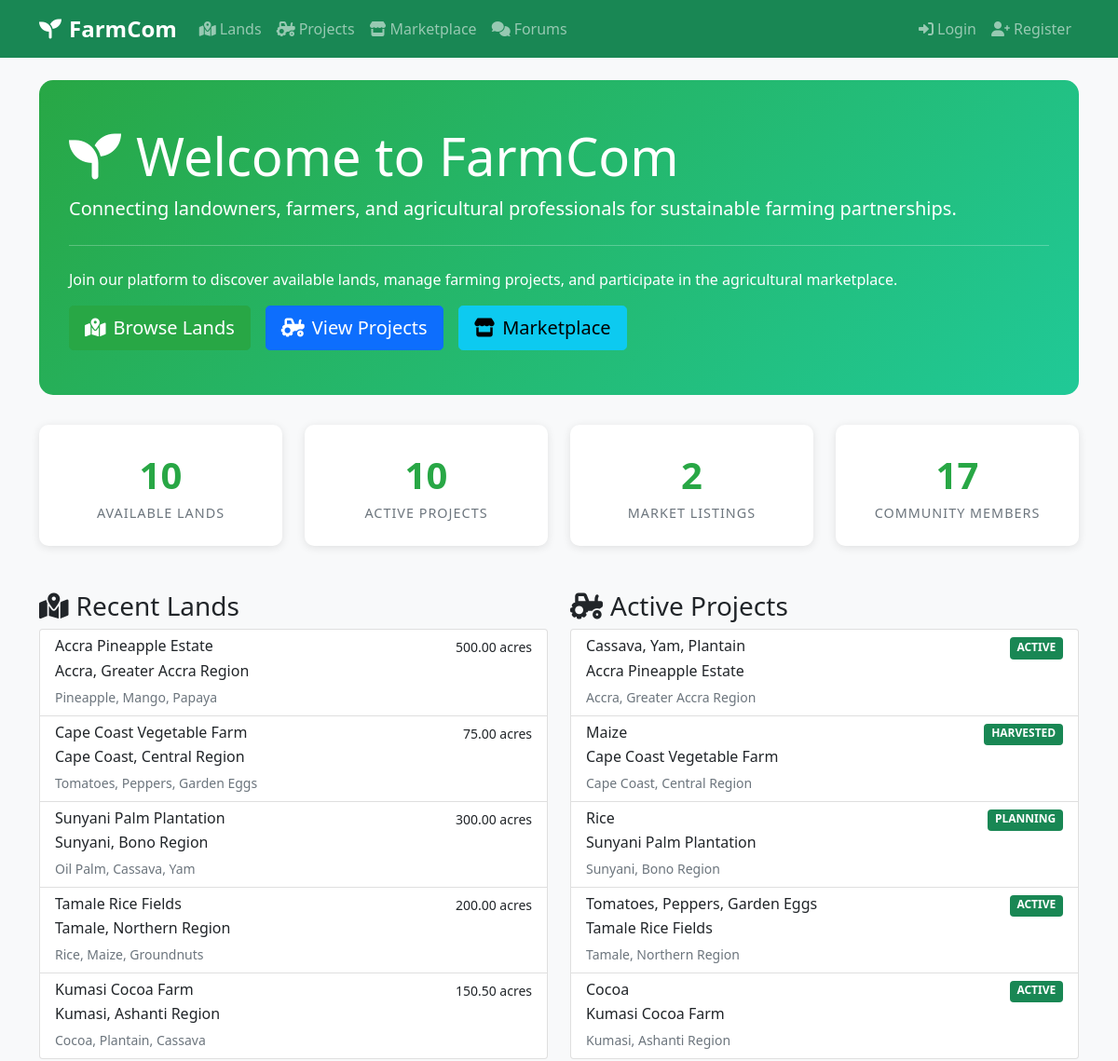
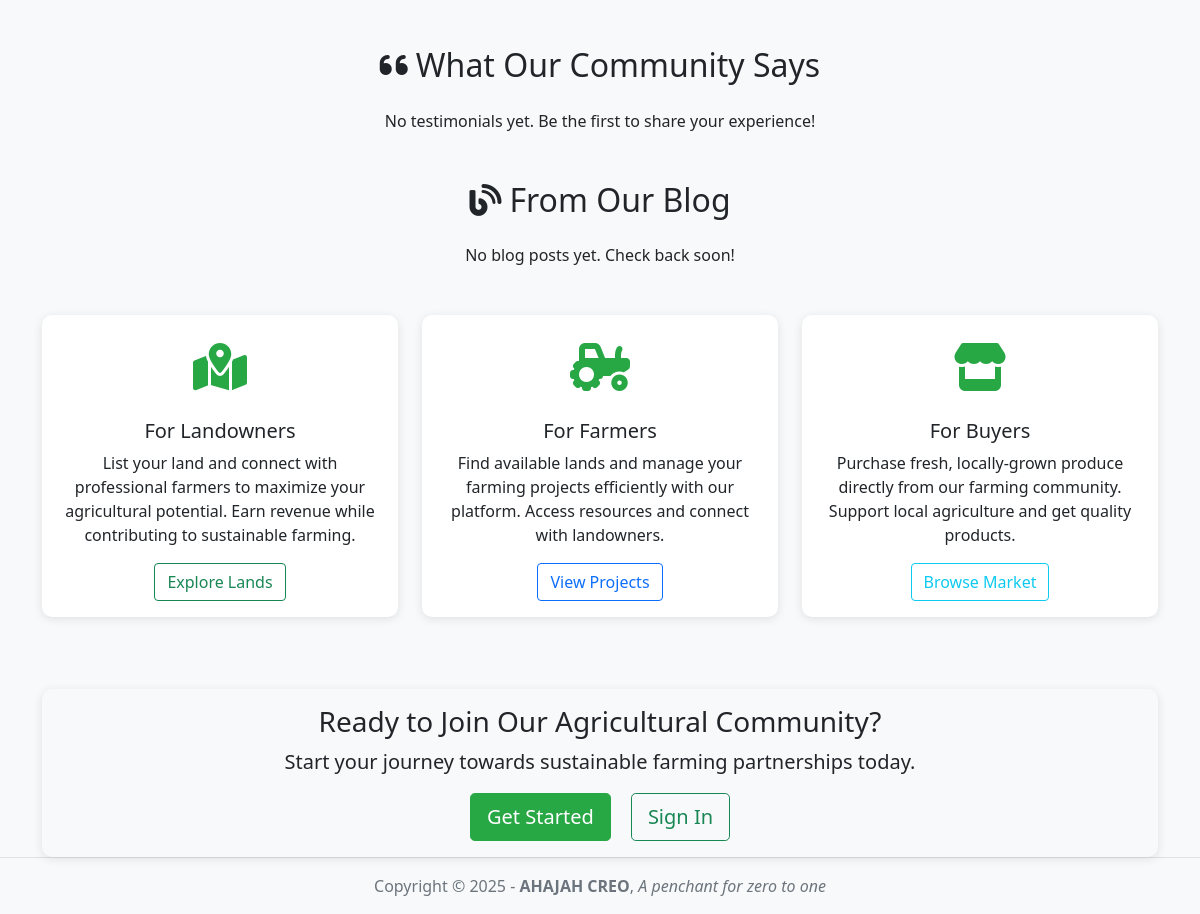
The page / on the database its author committed (2 pictures, top to bottom).
### lands/models.py (models this page shows, shortened)
class Land(models.Model):
    owner = models.ForeignKey(User, on_delete=models.CASCADE, related_name='lands')
    title = models.CharField(max_length=100)
    location = models.CharField(max_length=100)
    size = models.DecimalField(max_digits=10, decimal_places=2)  # in acres
    description = models.TextField()
    is_available = models.BooleanField(default=True)
    preferred_crops = models.CharField(max_length=200)
    soil_type = models.CharField(max_length=50)
    water_source = models.CharField(max_length=50)
    date_listed = models.DateTimeField(auto_now_add=True)
    approval_status = models.CharField(
        max_length=10,
        choices=[('PENDING', 'Pending'), ('APPROVED', 'Approved'), ('REJECTED', 'Rejected')],
        default='PENDING'
    )

### farming/models.py (models this page shows, shortened)
class FarmingProject(models.Model):
    STATUS_CHOICES = (
        ('PLANNING', 'Planning'),
        ('ACTIVE', 'Active'),
        ('HARVESTED', 'Harvested'),
        ('COMPLETED', 'Completed'),
    )
    APPROVAL_CHOICES = [
        ('PENDING', 'Pending'),
        ('APPROVED', 'Approved'),
        ('REJECTED', 'Rejected'),
    ]
    land = models.ForeignKey(Land, on_delete=models.CASCADE)
    manager = models.ForeignKey(User, on_delete=models.SET_NULL, null=True, related_name='managed_projects')
    workers = models.ManyToManyField(User, related_name='farming_projects')
    start_date = models.DateField()
    end_date = models.DateField(null=True, blank=True)
    status = models.CharField(max_length=20, choices=STATUS_CHOICES, default='PLANNING')
    crops = models.CharField(max_length=200)
    estimated_yield = models.DecimalField(max_digits=10, decimal_places=2)
    actual_yield = models.DecimalField(max_digits=10, decimal_places=2, null=True, blank=True)
    approval_status = models.CharField(
        max_length=10,
        choices=APPROVAL_CHOICES,
        default='PENDING'
    )

### farmcom/views.py (the view)
# urls.py: 2. Add a URL to urlpatterns:  path('', views.home, name='home')
def home(request):
    if request.user.is_authenticated:
        return redirect('logged_in_home')
    else:
        context = {
            'total_lands': Land.objects.count(),
            'total_projects': FarmingProject.objects.count(),
            'total_listings': CropListing.objects.count(),
            'total_users': User.objects.count(),
            'recent_lands': Land.objects.order_by('-id')[:5],
            'recent_projects': FarmingProject.objects.order_by('-id')[:5],
            'testimonials': Testimonial.objects.filter(is_approved=True).order_by('-created_at')[:8],
            'blog_posts': BlogPost.objects.filter(is_approved=True, is_published=True).order_by('-created_at')[:4],
        }
        return render(request, 'home.html', context)

### accounts/context_processors.py (called while the page is built, shortened)
def notification_data(request):
    return {
        'unread_notifications': 0,
        'recent_notifications': [],
    }

def dashboard_url(request):
    if request.user.is_authenticated:
        return {
            'user_dashboard_url': get_user_dashboard_url(request.user),
            'user_home_url': get_user_home_url(request.user)
        }
    return {
        'user_dashboard_url': 'home',
        'user_home_url': 'home'
    }

### templates/home.html (shortened to what this page needs)
{% extends 'base.html' %}
{% block content %}
<div class="jumbotron">
    <h1 class="display-4"><i class="fas fa-seedling me-3"></i>Welcome to FarmCom</h1>
    <p class="lead">Connecting landowners, farmers, and agricultural professionals for sustainable farming partnerships.</p>
    <hr class="my-4">
    <p>Join our platform to discover available lands, manage farming projects, and participate in the agricultural marketplace.</p>
    <div class="d-flex gap-3 flex-wrap">
        <a class="btn btn-success btn-lg" href="{% url 'land_list' %}" role="button">
            <i class="fas fa-map-marked-alt me-2"></i>Browse Lands
        </a>
        <a class="btn btn-primary btn-lg" href="{% url 'project_list' %}" role="button">
            <i class="fas fa-tractor me-2"></i>View Projects
        </a>
        <a class="btn btn-info btn-lg" href="{% url 'listing_list' %}" role="button">
            <i class="fas fa-store me-2"></i>Marketplace
        </a>
    </div>
</div>
<div class="row mb-5">
    <div class="col-md-3">
        <div class="card stats-card">
            <div class="stats-number">{{ total_lands }}</div>
            <div class="stats-label">Available Lands</div>
        </div>
    </div>
    <div class="col-md-3">
        <div class="card stats-card">
            <div class="stats-number">{{ total_projects }}</div>
            <div class="stats-label">Active Projects</div>
        </div>
    </div>
    <div class="col-md-3">
        <div class="card stats-card">
            <div class="stats-number">{{ total_listings }}</div>
            <div class="stats-label">Market Listings</div>
        </div>
    </div>
    <div class="col-md-3">
        <div class="card stats-card">
            <div class="stats-number">{{ total_users }}</div>
            <div class="stats-label">Community Members</div>
        </div>
    </div>
</div>
{% if recent_lands or recent_projects %}
<div class="row mb-5">
    {% if recent_lands %}
    <div class="col-md-6">
        <h3><i class="fas fa-map-marked-alt me-2"></i>Recent Lands</h3>
        <div class="list-group">
            {% for land in recent_lands %}
            <a href="{% url 'land_detail' land.id %}" class="list-group-item list-group-item-action">
                <div class="d-flex w-100 justify-content-between">
                    <h6 class="mb-1">{{ land.title }}</h6>
                    <small>{{ land.size }} acres</small>
                </div>
                <p class="mb-1">{{ land.location }}</p>
                <small class="text-muted">{{ land.preferred_crops }}</small>
            </a>
            {% endfor %}
        </div>
    </div>
    {% endif %}
    {% if recent_projects %}
    <div class="col-md-6">
        <h3><i class="fas fa-tractor me-2"></i>Active Projects</h3>
        <div class="list-group">
            {% for project in recent_projects %}
            <a href="{% url 'project_detail' project.id %}" class="list-group-item list-group-item-action">
                <div class="d-flex w-100 justify-content-between">
                    <h6 class="mb-1">{{ project.crops }}</h6>
                    <small class="badge bg-success">{{ project.status }}</small>
                </div>
                <p class="mb-1">{{ project.land.title }}</p>
                <small class="text-muted">{{ project.land.location }}</small>
            </a>
            {% endfor %}
        </div>
    </div>
    {% endif %}
</div>
{% endif %}
<div class="row mb-5">
    <div class="col-12">
        <h2 class="mb-4 text-center"><i class="fas fa-quote-left me-2"></i>What Our Community Says</h2>
        <div class="testimonial-carousel d-flex flex-wrap justify-content-center gap-4">
            {% for testimonial in testimonials %}
                <div class="card testimonial-card" style="max-width: 350px; min-width: 250px;">
                    <div class="card-body">
                        <div class="d-flex align-items-center mb-3">
                            {% if testimonial.user.avatar %}
                                <img src="{{ testimonial.user.avatar.url }}" class="rounded-circle me-2" width="48" height="48" alt="User Avatar">
                            {% else %}
                                <img src="/static/images/default_avatar.png" class="rounded-circle me-2" width="48" height="48" alt="User Avatar">
                            {% endif %}
                            <div>
                                <strong>{{ testimonial.user.get_full_name|default:testimonial.user.username }}</strong>
                                <div class="text-muted small">@{{ testimonial.user.username }}</div>
                            </div>
                        </div>
                        <blockquote class="blockquote mb-2">
                            <p class="mb-0">{{ testimonial.content }}</p>
                        </blockquote>
                        {% if testimonial.image %}
                            <img src="{{ testimonial.image.url }}" class="img-fluid rounded mt-2" alt="Testimonial Image">
                        {% endif %}
                        <div class="text-end text-muted small mt-2">{{ testimonial.created_at|date:"F j, Y" }}</div>
                    </div>
                </div>
            {% empty %}
                <div class="text-center w-100">No testimonials yet. Be the first to share your experience!</div>
            {% endfor %}
        </div>
    </div>
</div>
<div class="row mb-5">
    <div class="col-12">
        <h2 class="mb-4 text-center"><i class="fas fa-blog me-2"></i>From Our Blog</h2>
        <div class="blog-carousel d-flex flex-wrap justify-content-center gap-4">
            {% for post in blog_posts %}
                <div class="card blog-card" style="max-width: 350px; min-width: 250px;">
                    {% if post.image %}
                        <img src="{{ post.image.url }}" class="card-img-top" alt="Blog Image">
                    {% endif %}
                    <div class="card-body">
                        <h5 class="card-title">{{ post.title }}</h5>
                        <p class="card-text">{{ post.content|truncatewords:25 }}</p>
                        <div class="d-flex align-items-center mb-2">
                            {% if post.author.avatar %}
                                <img src="{{ post.author.avatar.url }}" class="rounded-circle me-2" width="32" height="32" alt="Author Avatar">
                            {% else %}
                                <img src="/static/images/default_avatar.png" class="rounded-circle me-2" width="32" height="32" alt="Author Avatar">
                            {% endif %}
                            <div>
                                <strong>{{ post.author.get_full_name|default:post.author.username }}</strong>
                                <div class="text-muted small">{{ post.created_at|date:"F j, Y" }}</div>
                            </div>
                        </div>
                        {% if post.external_url %}
                            <a href="{{ post.external_url }}" class="btn btn-outline-primary btn-sm" target="_blank">Read More <i class="fas fa-external-link-alt ms-1"></i></a>
                        {% else %}
                            <a href="{% url 'blog_post_detail' post.pk %}" class="btn btn-outline-primary btn-sm">Read More</a>
                        {% endif %}
                    </div>
                </div>
            {% empty %}
                <div class="text-center w-100">No blog posts yet. Check back soon!</div>
            {% endfor %}
        </div>
    </div>
</div>
<div class="row">
    <div class="col-md-4 mb-4">
        <div class="card h-100">
            <div class="card-body text-center">
                <div class="feature-icon">
                    <i class="fas fa-map-marked-alt"></i>
                </div>
                <h5 class="card-title">For Landowners</h5>
                <p class="card-text">List your land and connect with professional farmers to maximize your agricultural potential. Earn revenue while contributing to sustainable farming.</p>
                <a href="{% url 'land_list' %}" class="btn btn-outline-success">Explore Lands</a>
            </div>
        </div>
    </div>
    <div class="col-md-4 mb-4">
        <div class="card h-100">
            <div class="card-body text-center">
                <div class="feature-icon">
                    <i class="fas fa-tractor"></i>
                </div>
                <h5 class="card-title">For Farmers</h5>
                <p class="card-text">Find available lands and manage your farming projects efficiently with our platform. Access resources and connect with landowners.</p>
                <a href="{% url 'project_list' %}" class="btn btn-outline-primary">View Projects</a>
            </div>
        </div>
    </div>
    <div class="col-md-4 mb-4">
        <div class="card h-100">
            <div class="card-body text-center">
                <div class="feature-icon">
                    <i class="fas fa-store"></i>
                </div>
                <h5 class="card-title">For Buyers</h5>
                <p class="card-text">Purchase fresh, locally-grown produce directly from our farming community. Support local agriculture and get quality products.</p>
                <a href="{% url 'listing_list' %}" class="btn btn-outline-info">Browse Market</a>
            </div>
        </div>
    </div>
</div>
<div class="row mt-5">
    <div class="col-12">
        <div class="card bg-light">
            <div class="card-body text-center">
                <h3>Ready to Join Our Agricultural Community?</h3>
                <p class="lead">Start your journey towards sustainable farming partnerships today.</p>
                {% if user.is_authenticated %}
                    <a href="{% url 'profile' %}" class="btn btn-success btn-lg">View Your Profile</a>
                {% else %}
                    <a href="{% url 'register' %}" class="btn btn-success btn-lg me-3">Get Started</a>
                    <a href="{% url 'login' %}" class="btn btn-outline-success btn-lg">Sign In</a>
                {% endif %}
            </div>
        </div>
    </div>
</div>
{% endblock %}

### static/css/style.css (style rules this page uses)
:root { --primary-green: #28a745; --secondary-green: #20c997; --dark-green: #1e7e34; --light-green: #d4edda; }
body { font-family: 'Segoe UI', Tahoma, Geneva, Verdana, sans-serif; background-color: #f8f9fa; }
.jumbotron { background: linear-gradient(135deg, var(--primary-green), var(--secondary-green)); color: white; border-radius: 15px; padding: 3rem 2rem; margin-bottom: 2rem; }
.card { border: none; border-radius: 10px; box-shadow: 0 2px 10px rgba(0,0,0,0.1); transition: transform 0.2s; }
.btn-success { background-color: var(--primary-green); border-color: var(--primary-green); }
.feature-icon { font-size: 3rem; color: var(--primary-green); margin-bottom: 1rem; }
.stats-card { text-align: center; padding: 1.5rem; }
.stats-number { font-size: 2.5rem; font-weight: bold; color: var(--primary-green); }
.stats-label { color: #6c757d; font-size: 0.9rem; text-transform: uppercase; letter-spacing: 1px; }

### rows shown on the page
Land: title "Accra Pineapple Estate", size "500.00", location "Accra, Greater Accra Region", preferred_crops "Pineapple, Mango, Papaya"
Land: title "Cape Coast Vegetable Farm", size "75.00", location "Cape Coast, Central Region", preferred_crops "Tomatoes, Peppers, Garden Eggs"
Land: title "Sunyani Palm Plantation", size "300.00", location "Sunyani, Bono Region", preferred_crops "Oil Palm, Cassava, Yam"
Land: title "Tamale Rice Fields", size "200.00", location "Tamale, Northern Region", preferred_crops "Rice, Maize, Groundnuts"
Land: title "Kumasi Cocoa Farm", size "150.50", location "Kumasi, Ashanti Region", preferred_crops "Cocoa, Plantain, Cassava"
FarmingProject: crops "Cassava, Yam, Plantain", status "ACTIVE", land "Accra Pineapple Estate", land.location "Accra, Greater Accra Region"
FarmingProject: crops "Maize", status "HARVESTED", land "Cape Coast Vegetable Farm", land.location "Cape Coast, Central Region"
FarmingProject: crops "Rice", status "PLANNING", land "Sunyani Palm Plantation", land.location "Sunyani, Bono Region"
FarmingProject: crops "Tomatoes, Peppers, Garden Eggs", status "ACTIVE", land "Tamale Rice Fields", land.location "Tamale, Northern Region"
FarmingProject: crops "Cocoa", status "ACTIVE", land "Kumasi Cocoa Farm", land.location "Kumasi, Ashanti Region"

### other values the page prints
{{ total_lands }} "10"
{{ total_projects }} "10"
{{ total_listings }} "2"
{{ total_users }} "17"
